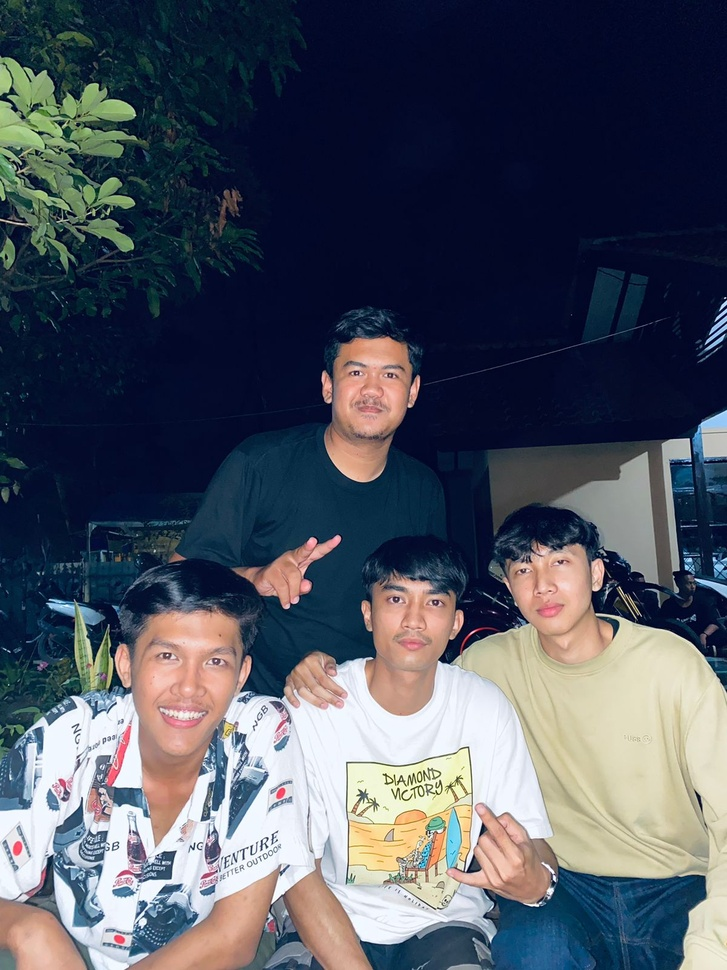
#> input picture 1207070103_Reza Fajriatul Haq/Image/sha.jpg, 727 x 970 px, shrunk from 1200 x 1600 before the run
$ python '06-Template matching mendeteksi einsten pada gambar.py'
#> lines starting #> are read from the running program, lines starting #| are printed output that depends on the picture
import cv2
import numpy as np
from matplotlib import pyplot as plt

img = cv2.imread('Image/sha.jpg',0)
#> img: shape (970, 727); min 0, max 255, mean 82.4
img2 = img.copy()
template = cv2.imread('Image/sha1.jpg',0)
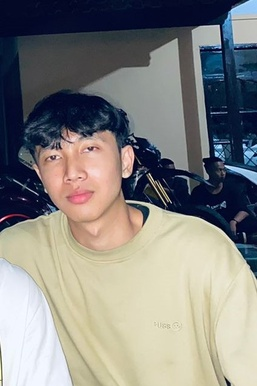
#> input picture 1207070103_Reza Fajriatul Haq/Image/sha1.jpg, 257 x 386 px, shrunk from 424 x 636 before the run
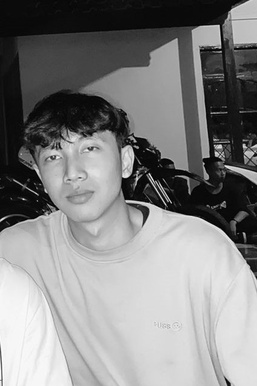
#> template: shape (386, 257); min 0, max 255, mean 131.2
w, h = template.shape[::-1]
#> w = 257; h = 386
# All the 6 methods for comparison in a list
methods = ['cv2.TM_CCOEFF', 'cv2.TM_CCOEFF_NORMED', 'cv2.TM_CCORR',
'cv2.TM_CCORR_NORMED', 'cv2.TM_SQDIFF', 'cv2.TM_SQDIFF_NORMED']
# perbesar ukuran hasil plotting
plt.rcParams["figure.figsize"] = (15,15)
for met in methods:
    img = img2.copy()
    method = eval(met)
    # menggunakan template matching
    res = cv2.matchTemplate(img,template,method)
    # mencari ukuran citra template untuk menggambar kotak
    min_val, max_val, min_loc, max_loc = cv2.minMaxLoc(res)
    # metode TM_SQDIFF dan TM_SQDIFF_NORMED menggunakan persamaan yang sedikit berbeda
    # sehingga dibuatkan fungsi khusus untuk mengambil nilai minimum
    if method in [cv2.TM_SQDIFF, cv2.TM_SQDIFF_NORMED]:
        top_left = min_loc
    else:
        top_left = max_loc
    bottom_right = (top_left[0] + w, top_left[1] + h)
#> this loop made 6 passes
#> (min_val, max_val, min_loc, top_left, bottom_right) on passes 1 to 4: (-162381856, 706031744, (0, 82), (470, 413), (727, 799)), (-0.457, 0.998, (0, 101), (470, 413), (727, 799)), (147193024, 2.43e+09, (421, 0), (258, 535), (515, 921)), (0.352, 0.999, (0, 100), (470, 413), (727, 799))
#> (min_val, max_val, max_loc, top_left, bottom_right) on passes 5 to 6: (2586624, 2.13e+09, (421, 0), (470, 413), (727, 799)), (0.00107, 1, (0, 0), (470, 413), (727, 799))
#> pass 1, `res = cv2.matchTemplate(img,template,method)`:
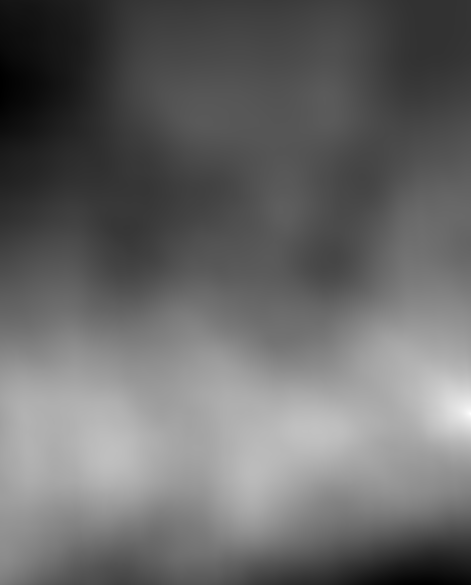
#> res: shape (585, 471) float32; min -162381856, max 706031744, mean 194479056; drawn with min black and max white
#> pass 2, `res = cv2.matchTemplate(img,template,method)`:
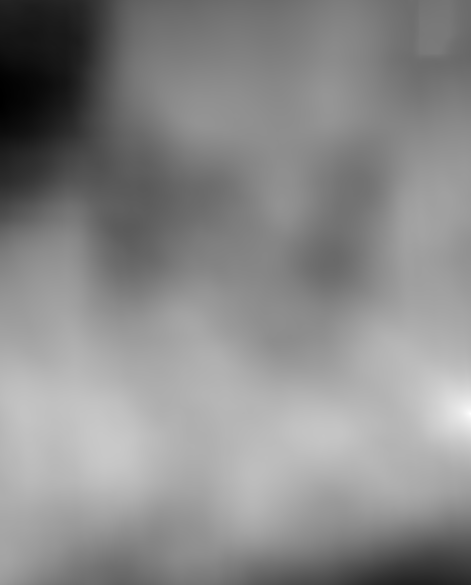
#> res: shape (585, 471) float32; min -0.457, max 0.998, mean 0.33; drawn with min black and max white
#> pass 3, `res = cv2.matchTemplate(img,template,method)`:
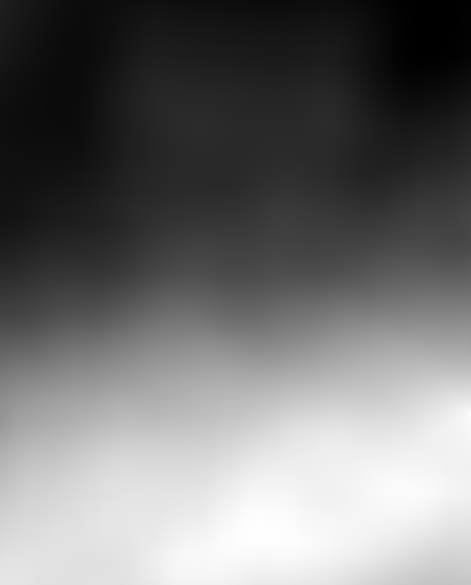
#> res: shape (585, 471) float32; min 147193024, max 2.43e+09, mean 1.18e+09; drawn with min black and max white
#> after the loop:
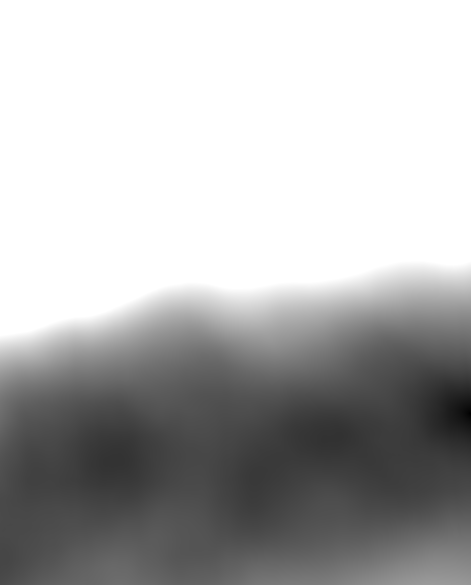
#> res: shape (585, 471) float32; min 0.00107, max 1, mean 0.698

# buat persegi pada lokasi yang ditemukan
cv2.rectangle(img, top_left, bottom_right, 255, 2) # 2 adalah ketebalan garis kotak
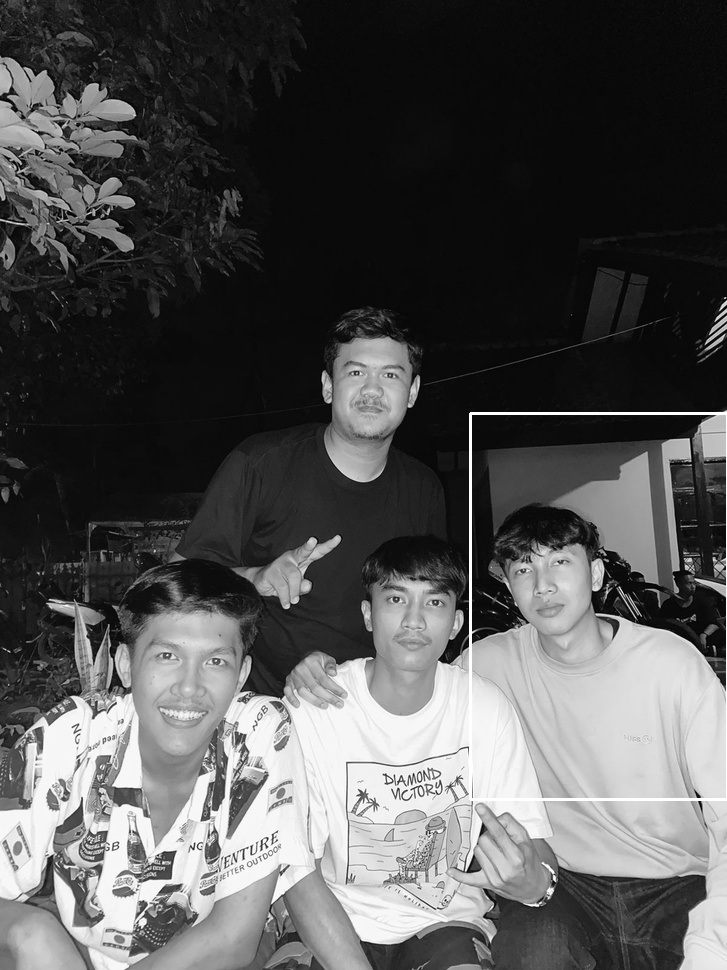
#> img: shape (970, 727); min 0, max 255, mean 83
print("hasil metode", met, ": " )
#| hasil metode cv2.TM_SQDIFF_NORMED :
plt.subplot(121),plt.imshow(res,cmap = 'gray')
plt.title('Hasil matching'), plt.xticks([]), plt.yticks([])
plt.subplot(122),plt.imshow(img,cmap = 'gray')
plt.title('Lokasi terdeteksi'), plt.xticks([]), plt.yticks([])
plt.show()

from matplotlib import pyplot as plt
import cv2

# Panggil dan konversi warna agar sesuai dengan Matplotlib
einstein = cv2.imread('Image/sha1.jpg')
#> einstein is the input picture: shape (386, 257, 3); mean B, G, R 128.7, 131.2, 132.1
einstein = cv2.cvtColor(einstein, cv2.COLOR_BGR2RGB)  # Simpan dengan nama yang sama

# Panggil dan konversi warna agar sesuai dengan Matplotlib
solvay = cv2.imread('Image/sha.jpg')  # Perbaiki penulisan nama gambar
#> solvay is the input picture: shape (970, 727, 3); mean B, G, R 95, 82.6, 77.1
solvay = cv2.cvtColor(solvay, cv2.COLOR_BGR2RGB)

plt.subplot(121), plt.imshow(einstein), plt.title('Reza')
plt.subplot(122), plt.imshow(solvay), plt.title('fotbar bareng temen')
plt.show()
